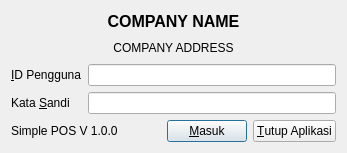
<?xml version="1.0" encoding="UTF-8"?>
<ui version="4.0">
 <class>LoginDialog</class>
 <widget class="QDialog" name="LoginDialog">
  <property name="geometry">
   <rect>
    <x>0</x>
    <y>0</y>
    <width>347</width>
    <height>153</height>
   </rect>
  </property>
  <property name="windowTitle">
   <string>Dialog</string>
  </property>
  <layout class="QVBoxLayout" name="verticalLayout">
   <item>
    <widget class="QLabel" name="companyNameLabel">
     <property name="font">
      <font>
       <pointsize>12</pointsize>
       <bold>true</bold>
      </font>
     </property>
     <property name="text">
      <string>COMPANY NAME</string>
     </property>
     <property name="alignment">
      <set>Qt::AlignCenter</set>
     </property>
    </widget>
   </item>
   <item>
    <widget class="QLabel" name="companyAddressLabel">
     <property name="text">
      <string>COMPANY ADDRESS</string>
     </property>
     <property name="alignment">
      <set>Qt::AlignCenter</set>
     </property>
    </widget>
   </item>
   <item>
    <layout class="QFormLayout" name="formLayout">
     <item row="0" column="0">
      <widget class="QLabel" name="usernameLabel">
       <property name="text">
        <string>&amp;ID Pengguna</string>
       </property>
       <property name="buddy">
        <cstring>usernameEdit</cstring>
       </property>
      </widget>
     </item>
     <item row="0" column="1">
      <widget class="QLineEdit" name="usernameEdit">
       <property name="maxLength">
        <number>40</number>
       </property>
       <property name="clearButtonEnabled">
        <bool>true</bool>
       </property>
      </widget>
     </item>
     <item row="1" column="0">
      <widget class="QLabel" name="passwordLabel">
       <property name="text">
        <string>Kata &amp;Sandi</string>
       </property>
       <property name="buddy">
        <cstring>passwordEdit</cstring>
       </property>
      </widget>
     </item>
     <item row="1" column="1">
      <widget class="QLineEdit" name="passwordEdit">
       <property name="maxLength">
        <number>40</number>
       </property>
       <property name="echoMode">
        <enum>QLineEdit::Password</enum>
       </property>
       <property name="clearButtonEnabled">
        <bool>true</bool>
       </property>
      </widget>
     </item>
    </layout>
   </item>
   <item>
    <layout class="QHBoxLayout" name="horizontalLayout_2">
     <item>
      <widget class="QLabel" name="appInfoLabel">
       <property name="text">
        <string>Simple POS V 1.0.0</string>
       </property>
      </widget>
     </item>
     <item>
      <spacer name="horizontalSpacer">
       <property name="orientation">
        <enum>Qt::Horizontal</enum>
       </property>
       <property name="sizeHint" stdset="0">
        <size>
         <width>40</width>
         <height>20</height>
        </size>
       </property>
      </spacer>
     </item>
     <item>
      <layout class="QHBoxLayout" name="horizontalLayout">
       <item>
        <widget class="QPushButton" name="okButton">
         <property name="text">
          <string>&amp;Masuk</string>
         </property>
        </widget>
       </item>
       <item>
        <widget class="QPushButton" name="cancelButton">
         <property name="text">
          <string>&amp;Tutup Aplikasi</string>
         </property>
        </widget>
       </item>
      </layout>
     </item>
    </layout>
   </item>
  </layout>
 </widget>
 <resources/>
 <connections/>
</ui>
